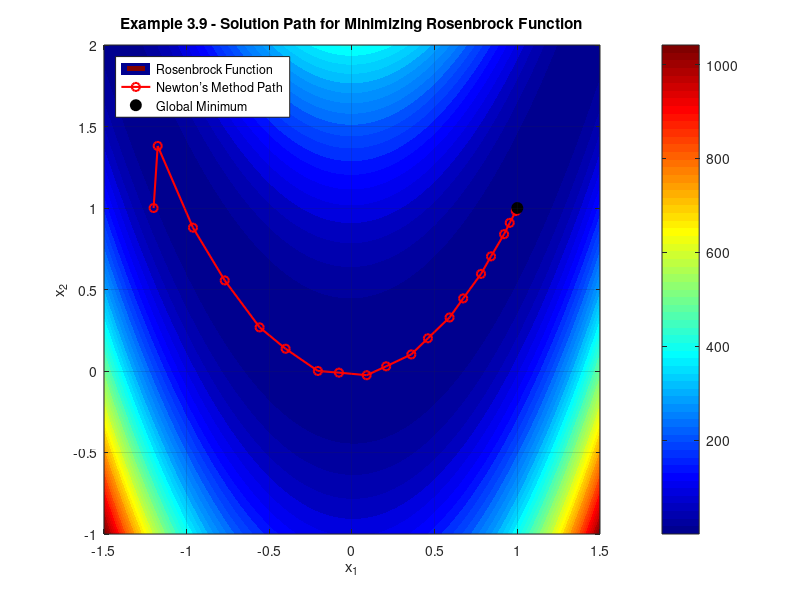

The MATLAB script that drew this image:
% Define the Rosenbrock function, its gradient, and Hessian
f_rosenbrock = @(x) 100 * (x(2) - x(1)^2)^2 + (1 - x(1))^2;
grad_rosenbrock = @(x) [-400 * x(1) * (x(2) - x(1)^2) - 2 * (1 - x(1)); 
                         200 * (x(2) - x(1)^2)];
hessian_rosenbrock = @(x) [1200 * x(1)^2 - 400 * x(2) + 2, -400 * x(1); 
                           -400 * x(1), 200];

% Initial point, tolerance, and maximum iterations
x = [-1.2; 1.0];
tol = 1e-6;
max_iter = 1000;

% Store the path
x_values = x;

% Newton's Method for Rosenbrock function
for k = 1:max_iter
    grad = grad_rosenbrock(x);
    if norm(grad) < tol
        break;
    end
    
    % Calculate Hessian and the descent direction
    H = hessian_rosenbrock(x);
    
    % Ensure Hessian is positive definite
    if min(eig(H)) <= 0
        H = H + eye(2) * 1e-4;
    end
    
    d = -H \ grad; % Equivalent to d = -inv(H) * grad
    
    % Line search to find optimal step size
    alpha = fminbnd(@(a) f_rosenbrock(x + a * d), 0, 1);
    
    % Update x
    x = x + alpha * d;
    x_values = [x_values, x];
end

% Convert x_values to a 2-row matrix for easy plotting
x1_vals = x_values(1, :);
x2_vals = x_values(2, :);

% Plot contours of f(x)
x1 = linspace(-1.5, 1.5, 200); % Higher resolution for smooth contours
x2 = linspace(-1, 2, 200);
[X1, X2] = meshgrid(x1, x2);
F = arrayfun(@(x1, x2) f_rosenbrock([x1; x2]), X1, X2);

figure;
contourf(X1, X2, F, 50, 'LineColor', 'none'); % Filled contours for better visualization
colormap(jet); % Use jet color map for gradient effect
colorbar; % Show color bar for reference
hold on;
plot(x1_vals, x2_vals, '-o', 'Color', 'r', 'LineWidth', 1.5); % Solution path
plot(1, 1, 'ko', 'MarkerSize', 8, 'MarkerFaceColor', 'k'); % Minimum point (1, 1)
xlabel('x_1');
ylabel('x_2');
title('Example 3.9 - Solution Path for Minimizing Rosenbrock Function');
legend('Rosenbrock Function', 'Newton’s Method Path', 'Global Minimum', 'Location', 'northwest');
grid on;
hold off;
